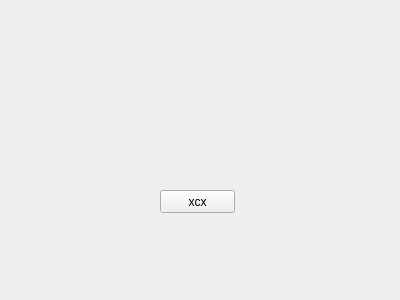
<?xml version="1.0" encoding="UTF-8"?>
<ui version="4.0">
 <class>Form</class>
 <widget class="QWidget" name="Form">
  <property name="geometry">
   <rect>
    <x>0</x>
    <y>0</y>
    <width>400</width>
    <height>300</height>
   </rect>
  </property>
  <property name="windowTitle">
   <string>Form</string>
  </property>
  <widget class="QPushButton" name="pushButton">
   <property name="geometry">
    <rect>
     <x>160</x>
     <y>190</y>
     <width>75</width>
     <height>23</height>
    </rect>
   </property>
   <property name="text">
    <string>xcx</string>
   </property>
  </widget>
 </widget>
 <resources/>
 <connections/>
</ui>
